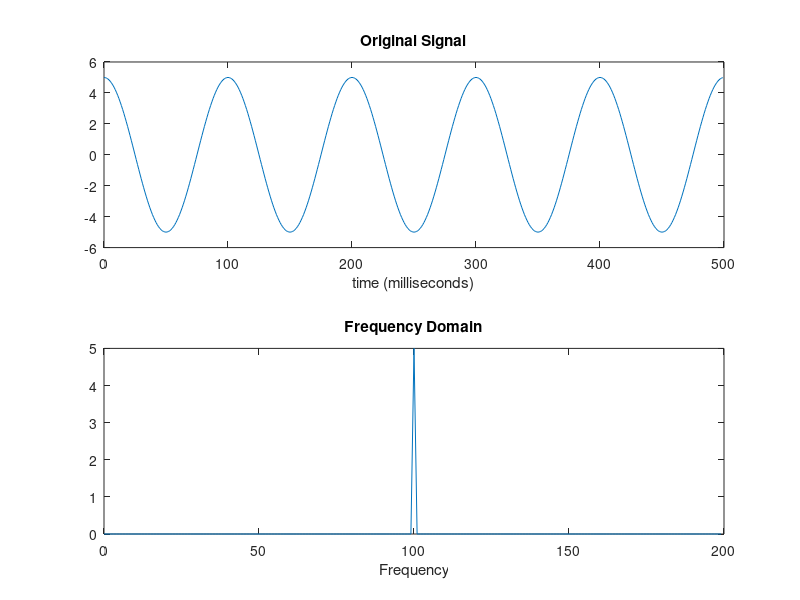

Recreate this plot in MATLAB.
t = 0:9999;	% Samplings frequency 10 kHz 
x = 5*cos(2*pi*100*t/10000);	% Signal, 100 Hz cos 
subplot(2,1,1);	% allows 2 plots in a display
plot(t(1:500),x(1:500));	% time domain plot 
title('Original Signal');
xlabel('time (milliseconds)');

Y = 2*abs(fft(x))/length(t);	% perform Fourier analysis
f = 0:9999;	% frequency range or x-axis for 2nd plot 
subplot(2,1,2);
plot(f(1:200),Y(1:200));	% frequency domain plot 
title('Frequency Domain');
xlabel('Frequency');